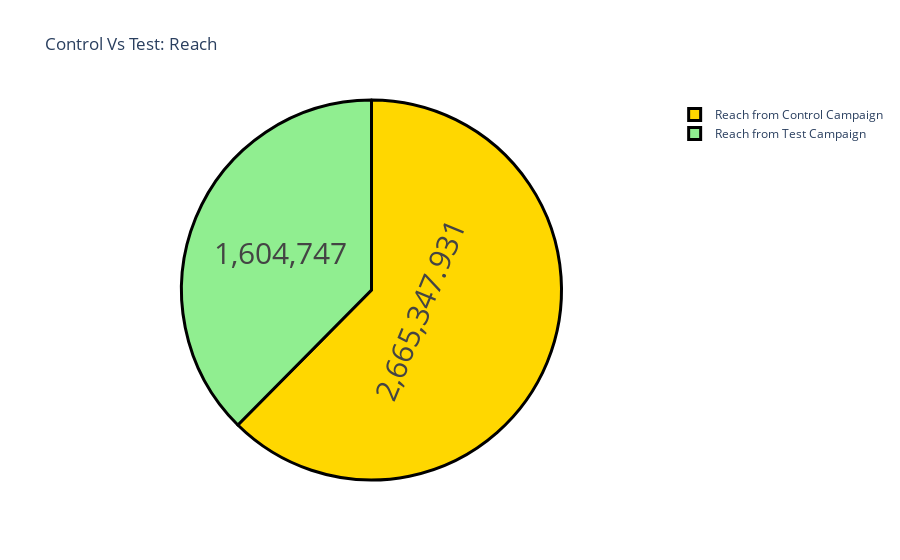

Write notebook code for a chart like this one.
### Code cell
# The amount spent on the test campaign is higher than control campaign
# The control campaign resulted in more content views and more products in the cart even
# the amount spent is less than the amount spent on the test campaign
# Now : look at the reach from both campaigns:

label = ["Reach from Control Campaign", 
         "Reach from Test Campaign"]
counts = [sum(control_data["Reach"]),
          sum(test_data["Reach"])]
colors = ['gold', 'lightgreen']
fig = go.Figure(data=[go.Pie(labels=label, values=counts)])
fig.update_layout(title_text='Control Vs Test: Reach')
fig.update_traces(hoverinfo='label+percent', textinfo='value',
                  textfont_size=30,
                  marker=dict(colors=colors,
                              line=dict(color='black', width=3)))
fig.show()

### Figure 1 — Plotly figure (JSON) as saved in the notebook; plotly's stock layout.template omitted (floating-point values rounded to 4 significant figures)
{"data": [{"hoverinfo": "label+percent", "labels": ["Reach from Control Campaign", "Reach from Test Campaign"], "marker": {"colors": ["gold", "lightgreen"], "line": {"color": "black", "width": 3}}, "textfont": {"size": 30}, "textinfo": "value", "type": "pie", "values": [2665000.0, 1604747]}], "layout": {"title": {"text": "Control Vs Test: Reach"}}}
